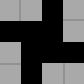

This game map was drawn from its Tiled (.tmx) file and the tilesets committed beside it. A one-line description and the full map source follow:
An orthogonal 4x4 tile map with 21x21 px tiles, 4 tile layers (regions, input_Ground, inputnot_Ground, output_Edges).

<map version="1.0" orientation="orthogonal" renderorder="right-down" width="4" height="4" tilewidth="21" tileheight="21" nextobjectid="1">
 <tileset firstgid="1" name="gts" tilewidth="21" tileheight="21" tilecount="25" columns="5">
  <image source="../tilesets/gts.png" trans="5e81a2" width="105" height="105" />
 </tileset>
 <layer name="regions" width="4" height="4">
  <data encoding="csv">
24,24,0,24,
0,0,0,24,
24,0,0,0,
24,0,24,24
</data>
 </layer>
 <layer name="input_Ground" width="4" height="4">
  <data encoding="csv">
7,0,0,7,
0,0,0,0,
0,0,0,0,
7,0,0,7
</data>
 </layer>
 <layer name="inputnot_Ground" width="4" height="4">
  <data encoding="csv">
0,7,0,0,
0,0,0,7,
7,0,0,0,
0,0,7,0
</data>
 </layer>
 <layer name="output_Edges" width="4" height="4">
  <data encoding="csv">
8,0,0,12,
0,0,0,0,
0,0,0,0,
2,0,0,6
</data>
 </layer>
</map>
